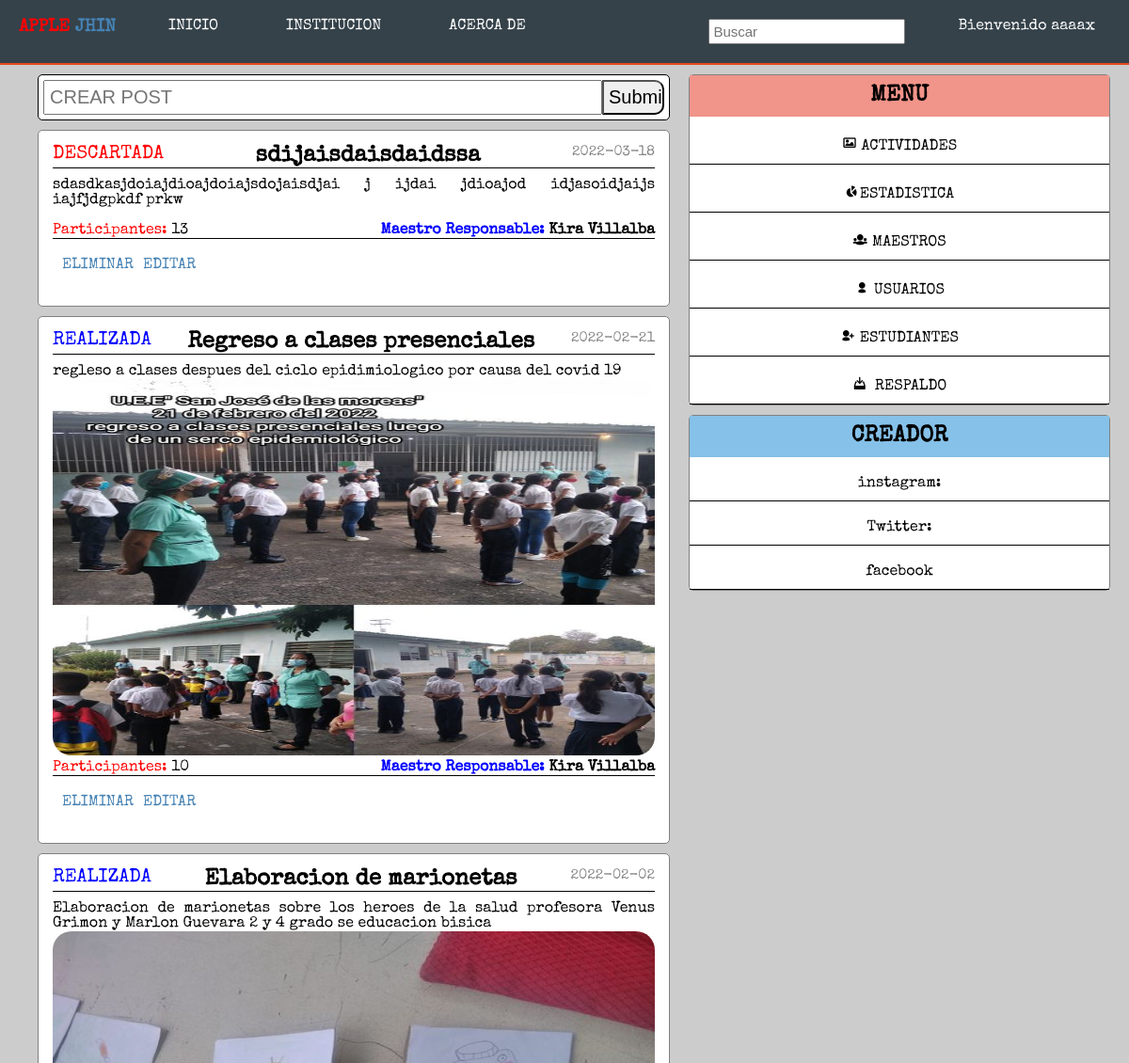
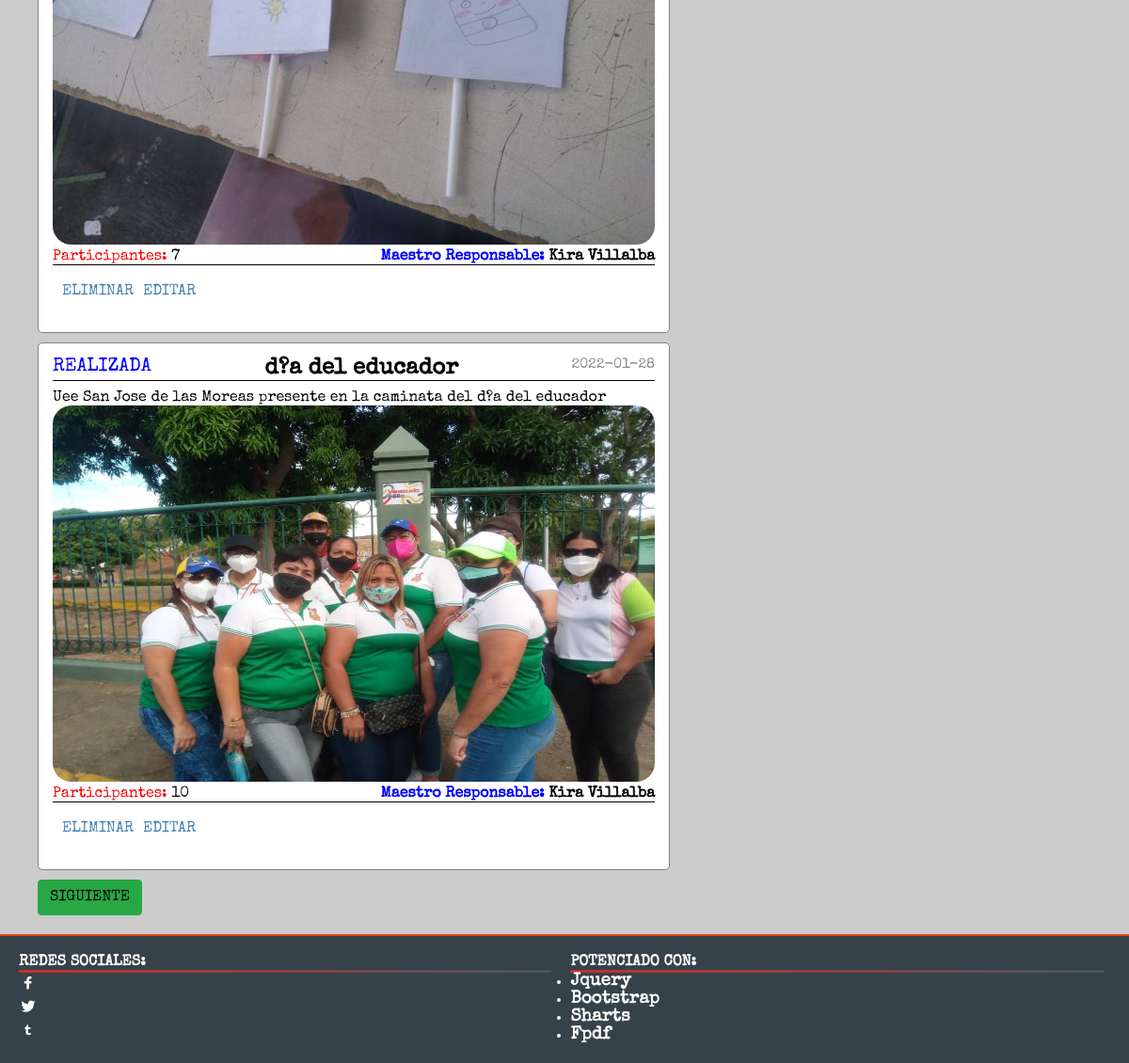
The app's page /perfil/inicio.php?pag=1 (signed in) with its own data (2 pictures, top to bottom).
### tables this page shows
CREATE TABLE `actividad` (
  `id_actividad` int(11) NOT NULL AUTO_INCREMENT,
  `nombre` varchar(62) NOT NULL,
  `tipo` varchar(59) NOT NULL,
  `descripcion` text NOT NULL,
  `fecha` varchar(56) NOT NULL,
  `imagen` varchar(300) NOT NULL,
  `idenm` int(250) NOT NULL,
  `maestro_r` varchar(250) NOT NULL,
  `num_integ` int(50) NOT NULL,
  PRIMARY KEY (`id_actividad`)
);

### php/actividades/conexion.php (called while the page is built, shortened)
<?php
	class conexion
	{
		private $host;
		private $user;
		private $password;
		private $database;
		function __construct(){
			$this->host 	= "localhost";
			$this->user 	= "root";
			$this->password = "";
			$this->database = "sanjose";
		}
		public function conectar(){
			$conexion = mysqli_connect($this->host, $this->user, $this->password, $this->database);
			return $conexion;
		}
	}
 ?>

### php/actividades/actividad.php (called while the page is built, shortened)
<?php
	require "conexion.php";
	class actividad
	{
		public $link;
		function __construct()
		{
			$this->conn  = new conexion();
			$this->link  = $this->conn->conectar();
		}
		public function getAct()
		{
			$query  = "SELECT * FROM actividad";
			$result = mysqli_query($this->link, $query);
			$data   = mysqli_affected_rows($this->link);
			return $data;
		}
		public function getActividad()
		{
			$query  = "SELECT * FROM actividad";
			$result = mysqli_query($this->link, $query);
			$data   = array();
			while ($data[] = mysqli_fetch_assoc($result));
			array_pop($data);
			rsort($data);
			return $data;
		}
		public function getActividadlol($tamaño, $begin)
		{
			$cont = 0;
			$contador = $this->getActividad();
			foreach($contador as $column => $value){
				$cont++;
			}
			if($begin == 0){
				$begin = $cont;
				$tamaño = $begin - $tamaño;
			}
			else{
				$begin = $cont - $begin;
				$tamaño = $begin - $tamaño;
				if($begin < 1){
					$begin = 1;
				}
			}
			$query  = "SELECT * FROM actividad LIMIT $tamaño,$begin";
			$result = mysqli_query($this->link, $query);
			$data   = array();
			while ($data[] = mysqli_fetch_assoc($result));
			array_pop($data);
			rsort($data);
			return $data;
		}
		}
?>

### perfil/inicio.php (the view, shortened to what this page needs)
	<?php
		include "../php/actividades/actividad.php";
		$actividad = new actividad();
		$act = new actividad();
		$act = $act->getAct();
		if (isset($_POST['buscar'])) {
			$busqueda = $_POST['buscar'];
			$actividad = $actividad->buscarActividad($busqueda);
		}
		else{
	$tamaño = 4;
		$begin  = ($_GET['pag'] - 1) * $tamaño;
		$actividad = $actividad->getActividadlol($tamaño, $begin);
		}
	?>
	<!DOCTYPE html>
	<html>
	<head>
		<link rel="stylesheet" type="text/css" href="../css/estilos.css">
		<link rel="stylesheet" type="text/css" href="../css/bootstrap.css">
	</head>
	<body style="background-color: rgba(0,0,0,0.2);">
	<?php include "../php/acceso2.php"; ?>
		<main class="container" style="display: flex; background-color: rgba(0,0,0,0);">
			<div class="wall">
			<?php if($_SESSION['cuenta'] == 'administrador'){?>
				<div class="post">
					<form action="newpost.php" method="GET">
						<input type="text" name="pos" placeholder="CREAR POST"><input type="submit" name="">
					</form>
				</div>	<?php } ?>
				<?php  $e = 0;
					if (count($actividad)>0) {
						foreach ($actividad as $column => $value) {
				?>
				<a href = "actividad_dat.php?id=<?=$value['id_actividad']?>">
				<div class="wall-p" style="cursor: pointer;">
					<span class="date-p"><?php echo $value['fecha'];?></span>
					<?php if($value['tipo'] == "REALIZADA"){?>
					<span class="tag-p2" ><?=$value['tipo'];?></span>
					<?php } ?>
					<?php if($value['tipo'] == "DESCARTADA"){?>
					<span class="tag-p1" ><?=$value['tipo'];?></span>
					<?php } ?>
					<div class="wall-t">
						<h2><?php echo $value['nombre'];?></h2>
					</div>
					<div style="max-width: 100%; text-align: justify;">
						<?=$value['descripcion'];?>
					</div>
					<?php if ($value['imagen'] == "imagen/"){ ?>
					<?php } else{ ?>
					<img src="../php/actividades/<?=$value['imagen'];?>">
				<?php } ?><br>
					<b style="float: right;"> <span style="color: blue;">Maestro Responsable:</span> <?=$value['maestro_r'];?></b>
					<span style="color: red;">Participantes: </span><?=$value['num_integ'];?>
					<div class="option">
						<?php if($_SESSION['cuenta'] == 'administrador'){?>
					<div class="opciones">
					<a href="../php/actividades/actividad_controler.php?id=<?=$value['idenm'];?>&delete&img=<?=$value['imagen'];?>">ELIMINAR</a>
				</div>
				<div class="opciones" style="float: right;">
					<a href="editar_actividad.php?id=<?=$value['idenm'];?>&idp=<?=$value['id_actividad']?>">EDITAR</a>
				</div>
				<?php } ?>
			</div>
				</div><span class = "r" style="display: none;">3</span>
						</a>
			<?php
		}
		}
			?>
			<div style="margin-top: 10px; display: flex; width: 100%;">
			<?php if (isset($_GET['pag'])) {
				if ($begin - $tamaño >= 0 ) {?>
				<a href="?pag=<?=$_GET['pag']-1?>" class = "btn btn-danger">ATRAS</a>
			<?php } if ($begin + $tamaño < $act ) { ?>
			 <a href="?pag=<?=$_GET['pag']+1?>" class = "btn btn-success" style = "float:right;">SIGUIENTE</a>
			 <?php } } ?>
			</div>
			</div>
			<div style="width: 40%;" class="raro">
			<div class="wall-s">
				<div class="title-m">
					<h2>MENU</h2>
				</div>
					<ul>
						<li><a href=""><span class ="icon-image"></span> ACTIVIDADES</a></li>
						<li><a href="estadistica.php?pag=1"> <span class = "icon-chart-pie"></span>ESTADISTICA</a></li>
						<?php if($_SESSION['cuenta'] == 'administrador'){?>
						<li><a href="maestros.php"><span class="icon-group"></span> MAESTROS</a></li>
						<li><a href="usuarios.php"><span class= "icon-user"></span> USUARIOS</a></li>
						<li><a href="estudiantes.php"><span class ="icon-user-add"></span> ESTUDIANTES</a></li>
						<li><a href="../php/respaldo/respaffl.php"><span class ="icon-download"> </span> RESPALDO</a></li>
						<?php } ?>
					</ul>
				</div>
			<div class="wall-sc">
				<div class="title-m">
					<h2>CREADOR</h2>
				</div>
					<ul>
						<li><a href=""> instagram:</a></li>
						<li><a href="estadistica.php"> Twitter:</a></li>
						<li><a href="maestros.php"> facebook</a></li>
					</ul>
				</div>
			</div>
		</main>
			<footer>
				<div class="separador">
					<div class="principal">
						<h4>REDES SOCIALES:</h4>
						<ul style="font-size: 20px;">
							<li><span class="icon-social-facebook"></span></li>
							<li><span class="icon-social-twitter"></span></li>
							<li><span class="icon-social-tumbler"></span></li>
						</ul>
					</div>
					<div class="aside">
						<h4>POTENCIADO CON:</h4>
						<ul>
							<li><h3>Jquery</h3></li>
							<li><h3>Bootstrap</h3></li>
							<li><h3>Sharts</h3></li>
							<li><h3>Fpdf</h3></li>
						</ul>
					</div>
				</div>
			</footer>
</body>
</html>

### css/estilos.css (style rules this page uses)
* { padding: 0; margin: 0; -moz-box-sizing:border-box; -o-box-sizing:border-box; box-sizing:border-box; -webkit-box-sizing:border-box; }
body { font-family:showcase; display: flex; flex-wrap: wrap; min-height: 100vh;background: rgba(0,0,0,0.2); }
header .titulo h2, ul { width: 90%; }
main { background-color: rgba(0,0,0,0); }
.title-m { padding: 10px; text-align: center; }
.wall-s .title-m, .wall-sx .title-m { background-color: #F1948A; }
.wall-sc .title-m { background-color: #85C1E9; }
.post { width: 100%; padding: 5px; display: flex; border: 1px solid black; }
.post input[type = text] { width: 90%; }
.post input[type = submit] { width: 10%; border-bottom-right-radius: 10px; border-top-right-radius: 10px; }
form { width: 100%; }
.post input, .org-p input { width: 90%; padding: 5px; font-size: 20px; }
.wall { width: 60%; margin: 10px; }
.wall-p { width: 100%; border: 1px gray solid; margin-top: 10px; padding: 15px; }
.wall-p img { width: 100%; max-height: 400px; }
.wall-s, .wall-sc, .wall-sx { width: 100%; margin: 10px; border: 1px gray solid; }
.wall-s ul, .wall-sx ul, .wall-sc ul { width: 100%; }
.wall-s ul li, .wall-sx ul li, .wall-sc ul li { list-style: none; display: block; border-bottom: 1px solid black; text-align: center; }
.wall-s ul li a, .wall-sx ul li a, .wall-sc ul li a { text-decoration: none; color: black;padding-bottom: 10px; padding-top:20px; display: block; transition: 300ms all ease; }
.wall-t { margin-bottom: 10px; border-bottom: solid 1px ; text-align: center; }
.post, .wall-p, .wall-s, .wall-sx, .wall-sc { background-color: white; border-radius: 5px; transition: 300ms all ease; }
main { background: white; }
.option { border-top: black 1px solid; width: 100%; padding-top: 20px; padding-bottom: 20px; display: flex; }
.option .opciones a { padding-top: 10px; padding-right: 10px; padding-bottom: 10px; text-decoration: none; color: steelblue; }
footer { width: 100%; align-self: flex-end; background-color: #35424a; border-top:2px solid #e8491d; color: white; padding: 10px; margin-top: 10px; }
footer .separador { display: flex; flex-wrap: wrap; }
footer .separador .principal h4, .aside h4 { border-bottom: 3px solid; border-image: linear-gradient(to right, #CB2D2D, rgba(255,255,255,0.1)); border-image-slice: 1; }
footer .separador .principal, .aside { width: 48%; margin:10px; }
footer .separador .principal ul { list-style: none; }

### css/flexslider.css (style rules this page uses)
* { margin: 0; padding: 0; -webkit-box-sizing: border-box; -moz-box-sizing: border-box; box-sizing: border-box; }

### perfil/inicio.php (style rules this page uses)
.date-p { float: right; font-size: 15px; color: grey; }
.tag-p2, .tag-p1, .tag-p3 { font-size: 20px; float: left; }
.tag-p2 { color: blue; }
.tag-p1 { color: red; }
.wall-p img { border-radius: 20px; }
a { text-decoration:none; color:black; }

### records on screen
actividad: fecha "2022-03-18", tipo "DESCARTADA", nombre "sdijaisdaisdaidssa", descripcion "sdasdkasjdoiajdioajdoiajsdojaisdjai j ijdai jdioajod idjasoidjaijs iajfjdgpkdf prkw", maestro_r "Kira Villalba", num_integ "13"
actividad: fecha "2022-02-21", tipo "REALIZADA", nombre "Regreso a clases presenciales", descripcion "regleso a clases despues del ciclo epidimiologico por causa del covid 19", imagen (picture), maestro_r "Kira Villalba", num_integ "10"
actividad: fecha "2022-02-02", tipo "REALIZADA", nombre "Elaboracion de marionetas", descripcion "Elaboracion de marionetas sobre los heroes de la salud profesora Venus Grimon y Marlon Guevara 2 y 4 grado se educacion bisica", imagen (picture), maestro_r "Kira Villalba", num_integ "7"
actividad: fecha "2022-01-28", tipo "REALIZADA", nombre "d?a del educador", descripcion "Uee San Jose de las Moreas presente en la caminata del d?a del educador", imagen (picture), maestro_r "Kira Villalba", num_integ "10"

### other values on screen
$_SESSION['usuario'] "aaaax"
